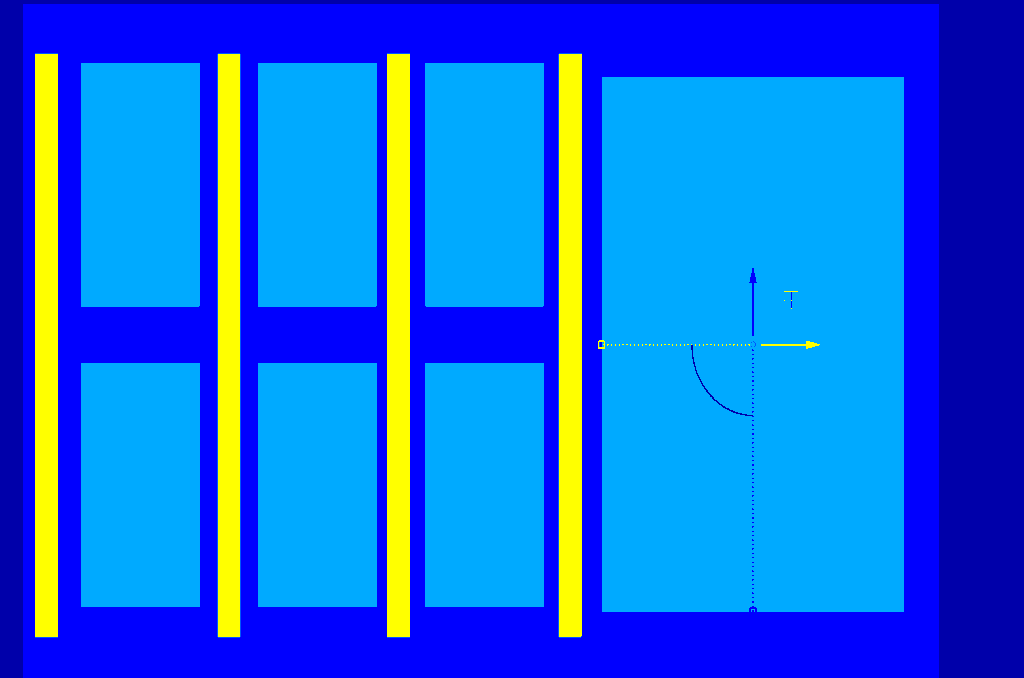
#> input picture DAGAN_v1/datasets/facades/val_label/0.png, 1024 x 678 px
$ python convert.py
#> lines starting #> are read from the running program, lines starting #| are printed output that depends on the picture; after the words box and inside, x2 and y2 are one past the last pixel; in counts of white or black regions, pixels touching at a corner belong together
from PIL import Image
import cv2
import numpy as np


def QuantizeToGivenPalette(im, palette):
    distance = np.linalg.norm(im[:,:,None] - palette[None,None,:], axis=3)


    palettised = np.argmin(distance, axis=2).astype(np.uint8)

    return palettised

im=cv2.imread("0.png",cv2.IMREAD_COLOR)
#> im is the input picture: shape (678, 1024, 3); mean B, G, R 226, 101.9, 19.6

inPalette = np.array([
   [0,0,0],             # black
   [0,0,255],           # red
   [0,255,0],           # green
   [255,0,0],           # blue
   [255,255,255]],      # white
   )

r = QuantizeToGivenPalette(im,inPalette)
#> in QuantizeToGivenPalette, `palettised = np.argmin(distance, axis=2).astype(np.uint8)`:
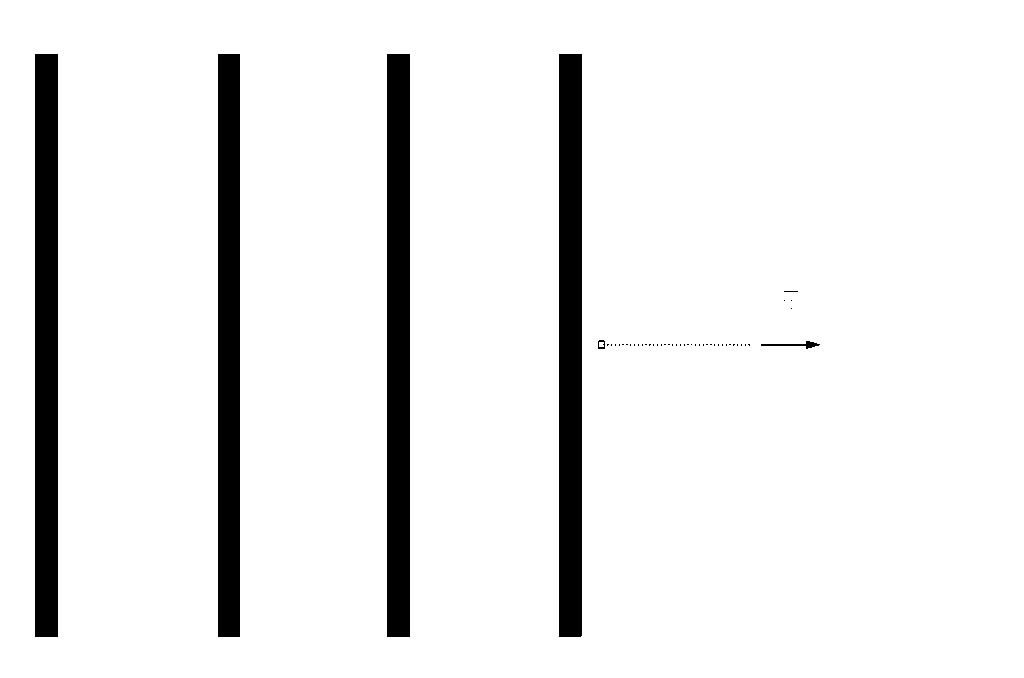
#> palettised: shape (678, 1024); values 1 (black) and 3 (white), 92.3% white; 48 black regions (42 under 20 px), largest, box (x1, y1, x2, y2) and area: (35, 54, 58, 637) 13409, (387, 54, 410, 637) 13409, (559, 54, 582, 637) 13408, (218, 54, 240, 637) 12826, (761, 341, 820, 349) 157, (598, 340, 605, 349) 37


LUT = np.zeros((5,3),dtype=np.uint8)
LUT[0]=[255,255,255]  # white
LUT[1]=[255,255,0]    # cyan
LUT[2]=[255,0,255]    # magenta
LUT[3]=[0,255,255]    # yellow
LUT[4]=[0,0,0]        # black


result = LUT[r]
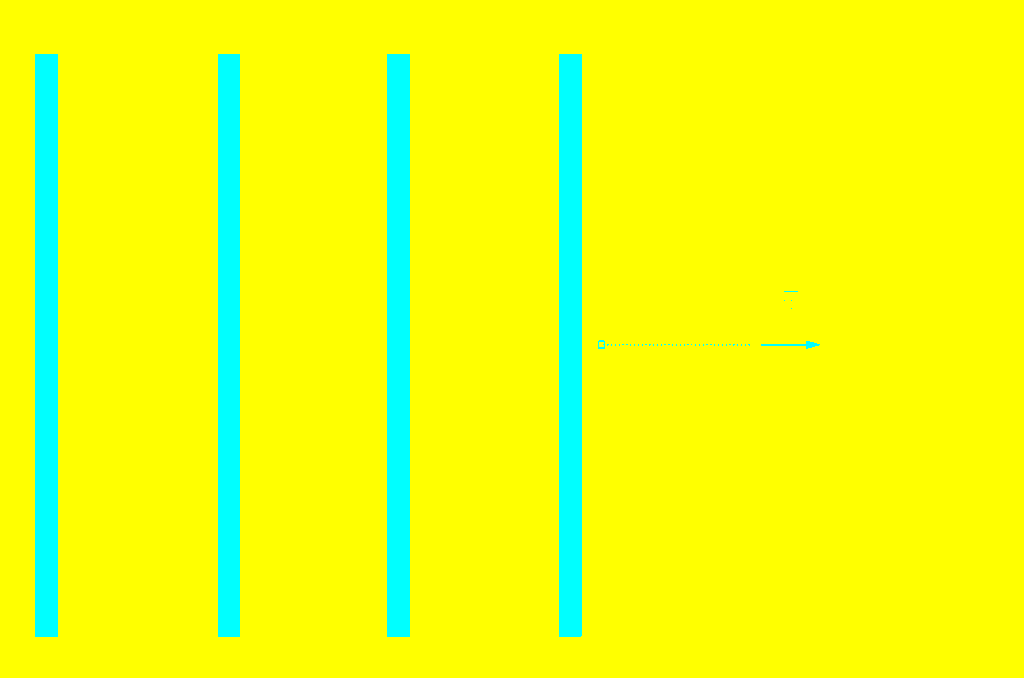
#> result: shape (678, 1024, 3); mean of channels 0, 1, 2 19.6, 255, 235.4; drawn as B, G, R
cv2.imwrite('0.png', result)

im = Image.open("0.png")
#> im: PIL image 1024x678 RGB
imP = im.convert('RGB').convert('P', palette=Image.ADAPTIVE, colors=10)
imP.putpalette([
    0, 85, 255,
    0, 0, 170,
    255, 255, 0,
    0, 0, 255,
    0, 170, 255,
    85, 255, 170,
    255, 85, 0,
    170, 255, 85,
    0, 255, 255,
    255, 170, 0,
    170, 0, 0,
    255, 0, 0,
    0, 0, 0])
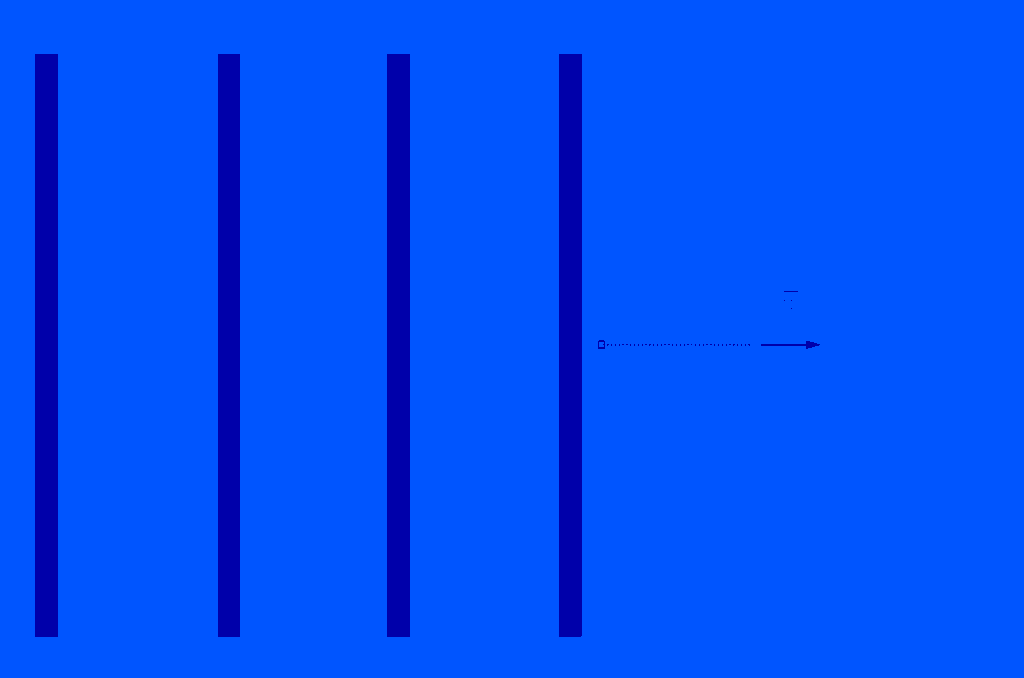
#> imP: PIL image 1024x678 P; mean R, G, B 0, 78.5, 248.5

im2 = Image.open("0.png")
imP.save('0.png', optimize = 1)
